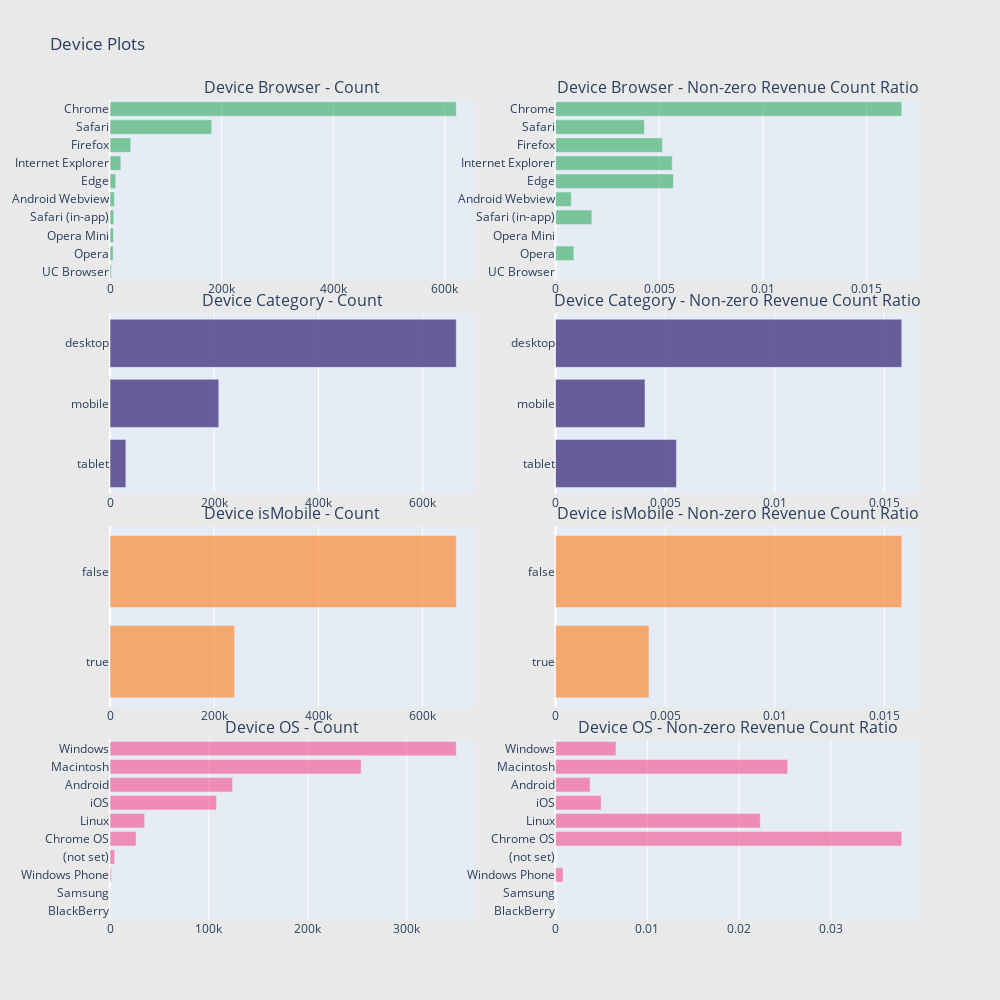

Source (notebook cell):
### Markdown cell above
**2）.We will exam the following for their potential impact on revenue:**

**(1)device-related data**(device.browser, device.deviceCategory, device.isMobile, device.operatingSystem)

**(2)geoNetwork-related data** (geoNetwork.city, geoNetwork.continent, geoNetwork.country, geoNetwork.metro, geoNetwork.networkDomain, geoNetwork.region, geoNetwork.subContinent)

**(3)traffic source-related data**(trafficSource.adContent, trafficSource.adwordsClickInfo.adNetworkType, trafficSource.adwordsClickInfo.gclId, trafficSource.adwordsClickInfo.isVideoAd, trafficSource.adwordsClickInfo.page, trafficSource.adwordsClickInfo.slot, trafficSource.campaign, trafficSource.campaignCode, trafficSource.isTrueDirect, trafficSource.keyword, trafficSource.medium, trafficSource.referralPath, trafficSource.source)

**(4)visitor engagement metrics**(totals.bounces, totals.hits, totals.newVisits, totals.pageviews, totals.transactionRevenue）

### Code cell
import plotly.graph_objs as go
from plotly.subplots import make_subplots
import plotly.offline as py

train_df['totals.transactionRevenue'] = pd.to_numeric(train_df['totals.transactionRevenue'], errors='coerce')

def horizontal_bar_chart(cnt_srs, color):
    trace = go.Bar(
        y=cnt_srs.index[::-1],
        x=cnt_srs.values[::-1],
        showlegend=False,
        orientation='h',
        marker=dict(
            color=color,
        ),
    )
    return trace

# Device Browser
cnt_srs_browser = train_df.groupby('device.browser')['totals.transactionRevenue'].agg(['size', 'count', 'mean'])
cnt_srs_browser.columns = ["count", "count of non-zero revenue", "mean"]
cnt_srs_browser = cnt_srs_browser.sort_values(by="count", ascending=False)
trace1 = horizontal_bar_chart(cnt_srs_browser["count"].head(10), 'rgba(50, 171, 96, 0.6)')
trace2 = horizontal_bar_chart(cnt_srs_browser["count of non-zero revenue"].head(10) / cnt_srs_browser["count"].head(10), 'rgba(50, 171, 96, 0.6)')

# Device Category
cnt_srs_category = train_df.groupby('device.deviceCategory')['totals.transactionRevenue'].agg(['size', 'count', 'mean'])
cnt_srs_category.columns = ["count", "count of non-zero revenue", "mean"]
cnt_srs_category = cnt_srs_category.sort_values(by="count", ascending=False)
trace3 = horizontal_bar_chart(cnt_srs_category["count"].head(10), 'rgba(71, 58, 131, 0.8)')
trace4 = horizontal_bar_chart(cnt_srs_category["count of non-zero revenue"].head(10) / cnt_srs_category["count"].head(10), 'rgba(71, 58, 131, 0.8)')

# Device isMobile
cnt_srs_is_mobile = train_df.groupby('device.isMobile')['totals.transactionRevenue'].agg(['size', 'count', 'mean'])
cnt_srs_is_mobile.columns = ["count", "count of non-zero revenue", "mean"]
cnt_srs_is_mobile = cnt_srs_is_mobile.sort_values(by="count", ascending=False)
trace5 = horizontal_bar_chart(cnt_srs_is_mobile["count"].head(10), 'rgba(255, 123, 22, 0.6)')
trace6 = horizontal_bar_chart(cnt_srs_is_mobile["count of non-zero revenue"].head(10) / cnt_srs_is_mobile["count"].head(10), 'rgba(255, 123, 22, 0.6)')

# Operating system
cnt_srs_os = train_df.groupby('device.operatingSystem')['totals.transactionRevenue'].agg(['size', 'count', 'mean'])
cnt_srs_os.columns = ["count", "count of non-zero revenue", "mean"]
cnt_srs_os = cnt_srs_os.sort_values(by="count", ascending=False)
trace7 = horizontal_bar_chart(cnt_srs_os["count"].head(10), 'rgba(246, 78, 139, 0.6)')
trace8 = horizontal_bar_chart(cnt_srs_os["count of non-zero revenue"].head(10) / cnt_srs_os["count"].head(10), 'rgba(246, 78, 139, 0.6)')

# Creating a subplot with 4 rows and 2 columns
fig = make_subplots(rows=4, cols=2, vertical_spacing=0.04, 
                    subplot_titles=["Device Browser - Count", "Device Browser - Non-zero Revenue Count Ratio",
                                    "Device Category - Count",  "Device Category - Non-zero Revenue Count Ratio",
                                    "Device isMobile - Count", "Device isMobile - Non-zero Revenue Count Ratio",
                                    "Device OS - Count", "Device OS - Non-zero Revenue Count Ratio"])

# Adding traces to the subplot
fig.add_trace(trace1, row=1, col=1)
fig.add_trace(trace2, row=1, col=2)
fig.add_trace(trace3, row=2, col=1)
fig.add_trace(trace4, row=2, col=2)
fig.add_trace(trace5, row=3, col=1)
fig.add_trace(trace6, row=3, col=2)
fig.add_trace(trace7, row=4, col=1)
fig.add_trace(trace8, row=4, col=2)

# Updating layout
fig.update_layout(height=1000, width=1000, paper_bgcolor='rgb(233,233,233)', title="Device Plots")

# Displaying the plot
py.iplot(fig, filename='device-plots')

### Figure 1 — Plotly figure (JSON) as saved in the notebook; plotly's stock layout.template omitted (floating-point values rounded to 4 significant figures)
{"data": [{"marker": {"color": "rgba(50, 171, 96, 0.6)"}, "orientation": "h", "showlegend": false, "type": "bar", "x": [2427, 5643, 6139, 6850, 7865, 10205, 19375, 37069, 182245, 620364], "xaxis": "x", "y": ["UC Browser", "Opera", "Opera Mini", "Safari (in-app)", "Android Webview", "Edge", "Internet Explorer", "Firefox", "Safari", "Chrome"], "yaxis": "y"}, {"marker": {"color": "rgba(50, 171, 96, 0.6)"}, "orientation": "h", "showlegend": false, "type": "bar", "x": [0, 0.0008861, 0, 0.001752, 0.0007629, 0.005683, 0.005626, 0.005153, 0.00428, 0.01669], "xaxis": "x2", "y": ["UC Browser", "Opera", "Opera Mini", "Safari (in-app)", "Android Webview", "Edge", "Internet Explorer", "Firefox", "Safari", "Chrome"], "yaxis": "y2"}, {"marker": {"color": "rgba(71, 58, 131, 0.8)"}, "orientation": "h", "showlegend": false, "type": "bar", "x": [30449, 208725, 664479], "xaxis": "x3", "y": ["tablet", "mobile", "desktop"], "yaxis": "y3"}, {"marker": {"color": "rgba(71, 58, 131, 0.8)"}, "orientation": "h", "showlegend": false, "type": "bar", "x": [0.005517, 0.004082, 0.01579], "xaxis": "x4", "y": ["tablet", "mobile", "desktop"], "yaxis": "y4"}, {"marker": {"color": "rgba(255, 123, 22, 0.6)"}, "orientation": "h", "showlegend": false, "type": "bar", "x": [239123, 664530], "xaxis": "x5", "y": [true, false], "yaxis": "y5"}, {"marker": {"color": "rgba(255, 123, 22, 0.6)"}, "orientation": "h", "showlegend": false, "type": "bar", "x": [0.004266, 0.01579], "xaxis": "x6", "y": [true, false], "yaxis": "y6"}, {"marker": {"color": "rgba(246, 78, 139, 0.6)"}, "orientation": "h", "showlegend": false, "type": "bar", "x": [218, 280, 1216, 4695, 26337, 35034, 107665, 123892, 253938, 350072], "xaxis": "x7", "y": ["BlackBerry", "Samsung", "Windows Phone", "(not set)", "Chrome OS", "Linux", "iOS", "Android", "Macintosh", "Windows"], "yaxis": "y7"}, {"marker": {"color": "rgba(246, 78, 139, 0.6)"}, "orientation": "h", "showlegend": false, "type": "bar", "x": [0, 0, 0.0008224, 0, 0.03774, 0.02232, 0.004978, 0.003769, 0.02531, 0.006596], "xaxis": "x8", "y": ["BlackBerry", "Samsung", "Windows Phone", "(not set)", "Chrome OS", "Linux", "iOS", "Android", "Macintosh", "Windows"], "yaxis": "y8"}], "layout": {"annotations": [{"font": {"size": 16}, "showarrow": false, "text": "Device Browser - Count", "x": 0.225, "xanchor": "center", "xref": "paper", "y": 1, "yanchor": "bottom", "yref": "paper"}, {"font": {"size": 16}, "showarrow": false, "text": "Device Browser - Non-zero Revenue Count Ratio", "x": 0.775, "xanchor": "center", "xref": "paper", "y": 1, "yanchor": "bottom", "yref": "paper"}, {"font": {"size": 16}, "showarrow": false, "text": "Device Category - Count", "x": 0.225, "xanchor": "center", "xref": "paper", "y": 0.74, "yanchor": "bottom", "yref": "paper"}, {"font": {"size": 16}, "showarrow": false, "text": "Device Category - Non-zero Revenue Count Ratio", "x": 0.775, "xanchor": "center", "xref": "paper", "y": 0.74, "yanchor": "bottom", "yref": "paper"}, {"font": {"size": 16}, "showarrow": false, "text": "Device isMobile - Count", "x": 0.225, "xanchor": "center", "xref": "paper", "y": 0.48, "yanchor": "bottom", "yref": "paper"}, {"font": {"size": 16}, "showarrow": false, "text": "Device isMobile - Non-zero Revenue Count Ratio", "x": 0.775, "xanchor": "center", "xref": "paper", "y": 0.48, "yanchor": "bottom", "yref": "paper"}, {"font": {"size": 16}, "showarrow": false, "text": "Device OS - Count", "x": 0.225, "xanchor": "center", "xref": "paper", "y": 0.22, "yanchor": "bottom", "yref": "paper"}, {"font": {"size": 16}, "showarrow": false, "text": "Device OS - Non-zero Revenue Count Ratio", "x": 0.775, "xanchor": "center", "xref": "paper", "y": 0.22, "yanchor": "bottom", "yref": "paper"}], "height": 1000, "paper_bgcolor": "rgb(233,233,233)", "title": {"text": "Device Plots"}, "width": 1000, "xaxis": {"anchor": "y", "domain": [0, 0.45]}, "xaxis2": {"anchor": "y2", "domain": [0.55, 1]}, "xaxis3": {"anchor": "y3", "domain": [0, 0.45]}, "xaxis4": {"anchor": "y4", "domain": [0.55, 1]}, "xaxis5": {"anchor": "y5", "domain": [0, 0.45]}, "xaxis6": {"anchor": "y6", "domain": [0.55, 1]}, "xaxis7": {"anchor": "y7", "domain": [0, 0.45]}, "xaxis8": {"anchor": "y8", "domain": [0.55, 1]}, "yaxis": {"anchor": "x", "domain": [0.78, 1]}, "yaxis2": {"anchor": "x2", "domain": [0.78, 1]}, "yaxis3": {"anchor": "x3", "domain": [0.52, 0.74]}, "yaxis4": {"anchor": "x4", "domain": [0.52, 0.74]}, "yaxis5": {"anchor": "x5", "domain": [0.26, 0.48]}, "yaxis6": {"anchor": "x6", "domain": [0.26, 0.48]}, "yaxis7": {"anchor": "x7", "domain": [0, 0.22]}, "yaxis8": {"anchor": "x8", "domain": [0, 0.22]}}}
